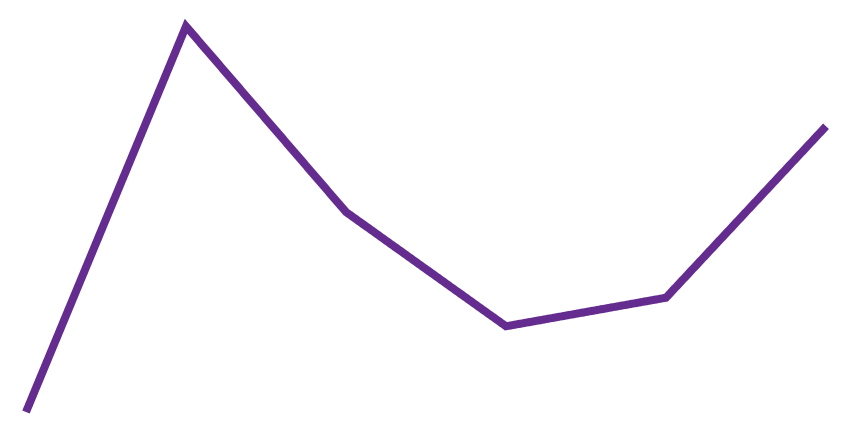

Vega-Lite specification for this chart:
### Vega specification from a JSON file in a GitHub repository (floating-point values rounded to 4 significant figures)
{"$schema": "https://vega.github.io/schema/vega/v3.json", "width": 400, "height": 200, "padding": 5, "signals": [{"name": "defined", "value": true, "bind": {"input": "checkbox"}}, {"name": "interpolate", "value": "linear", "bind": {"input": "select", "options": ["basis", "bundle", "cardinal", "catmull-rom", "linear", "monotone", "natural", "step", "step-after", "step-before"]}}, {"name": "tension", "value": 0, "bind": {"input": "range", "min": 0, "max": 1, "step": 0.05}}, {"name": "strokeWidth", "value": 4, "bind": {"input": "range", "min": 0, "max": 10, "step": 0.5}}, {"name": "strokeCap", "value": "butt", "bind": {"input": "select", "options": ["butt", "round", "square"]}}, {"name": "strokeDash", "value": [1, 0], "bind": {"input": "select", "options": [[1, 0], [8, 8], [8, 4], [4, 4], [4, 2], [2, 1], [1, 1]]}}], "data": [{"name": "table", "values": [{"u": 1, "v": 28}, {"u": 2, "v": 55}, {"u": 3, "v": 42}, {"u": 4, "v": 34}, {"u": 5, "v": 36}, {"u": 6, "v": 48}]}], "scales": [{"name": "xscale", "type": "linear", "range": "width", "zero": false, "domain": {"data": "table", "field": "u"}}, {"name": "yscale", "type": "linear", "range": "height", "nice": true, "zero": false, "domain": {"data": "table", "field": "v"}}], "marks": [{"type": "line", "from": {"data": "table"}, "encode": {"enter": {"stroke": {"value": "#652c90"}}, "update": {"x": {"scale": "xscale", "field": "u"}, "y": {"scale": "yscale", "field": "v"}, "defined": {"signal": "defined || datum.u !== 3"}, "interpolate": {"signal": "interpolate"}, "tension": {"signal": "tension"}, "strokeWidth": {"signal": "strokeWidth"}, "strokeDash": {"signal": "strokeDash"}, "strokeCap": {"signal": "strokeCap"}, "opacity": {"value": 1}}, "hover": {"opacity": {"value": 0.5}}}}]}
